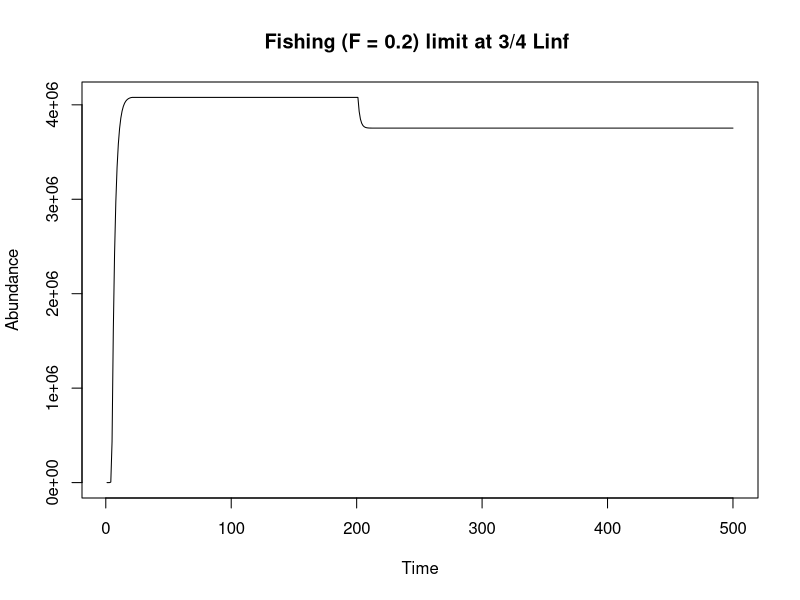

The R script that drew this image:
rm(list=ls(all=TRUE))
library(reshape)
 #library(ggplot2)
 library(plyr)
library(fields)

#Model parameters:
Npop=100  #initial pop size (not important)
Tmax=500 #max years
Tfishing=200 #when we start fishing
Trecovery=500 #stop fishing 
  
  fishatmat=F # this switches which type of fishing (and graphing) we choose. If true, it graphs all life history graphs and age-selective fishing
  #Life history parameters      	
   recruitsize=4
    Amax=18 #max age

 	amat=3 #age at maturation - this varies depending on the matration function chosen
	Linf=30 #max size
	 fishingsize = .75*Linf #size-selective fishery threshold size 
        
       k=.3   # Growth function param

	 	 
	  kappa=0.4  #natural mortality coef  
	 
	 eps=0.05 #natural mortality exp
	  
	  c= 10   #egg prod coef 
	  d=3 #egg &sperm prod exp
	  g = 7000000#sperm prod coef
	  v = 1 #mass-at-size coef
	  wexp = 3  #mass-at-size exp
	  h=1 #sperm fertilization effectiveness
 	    N0 = 100000*(Linf)       
  	    alpha = 1	
  	
  	    q=.8 #maturation ogive steepness (1 = very steep)
  
   mu_f=0.2 #fishing mortality
  #harvest = seq(0, 0.8, by = 0.1)
  harvest=c(0, mu_f)  
   
  fishB=rep(0, length(harvest))
  fishY=rep(0, length(harvest))
  fishP=rep(0, length(harvest))
 Recruits=rep(0, length(harvest))
    
    
    #set up matrices
N=matrix(nrow=Amax, ncol=Tmax, data=0)
 
W=matrix(nrow=Amax, ncol=1, data=1)
L=matrix(nrow=Amax, ncol=1, data=1)
mu=matrix(nrow=Amax, ncol=1, data=0)
E=matrix(nrow=Amax, ncol=Tmax, data=0)
S=matrix(nrow=1, ncol=Tmax, data=0)
P=matrix(nrow=1, ncol=Tmax)
B=matrix(nrow=1, ncol=Tmax)
Y=matrix(nrow=1, ncol=Tmax) 
 
 #set up vectors to hold age-specific variables 
Pmale=rep(0, Amax) #probability of sex change
fert=rep(0, Tmax) #fert probability
pmat=rep(0, Amax) #maturation probability
eggs=rep(0, Amax) #fecundity
mu=rep(0, Amax) #natural mortality
select=rep(0, Amax) #fishery selectivity

N[1, 1]=Npop #initial population size
L[1]=recruitsize #larval size at recruitment
 
 
  
#First: Define the age-specific growth, mortality, and maturation function
  
  for (a in 1:(Amax-1)) {
  	
  	
#GROWTH 
		 
	L[a+1]= Linf*(1-exp(-k)) + (L[a])*exp(-k) #length at age
     W[a]= v*L[a]^wexp #weight at age
     
#natural mortality
   mu[a]= kappa + eps/W[a]  #natural mortality function of Length (Lorenzen curve)
     
 
 #SIZE-DEP MATURATION
    #  pmat[a]= 1/(1+exp(-q*(L[a]-Lmat)))   #probability an indvidual of age a is mature - logistic function of length  


###  AGE-DEP MATURATION:
       pmat[a]= 1/(1+exp(-q*(a-amat))) 
     #pmat[a]=ifelse( a < amat, 0, 1)     #knife edge maturation
     
     
 #FISHING SELECTIVITY    
     #JUST AFTER AGE AT MATURATION
     if(fishatmat==1) {
   select[a] = ifelse( a < amat+1, 0, 1)  #knife edge gear selectivity right after maturation  
        } else {
      #JUST AFTER SIZE AT MATURATION
       #select[a]= ifelse( L[a] < (Lmat), 0, 1)  #gear selectivity same for all fish > maturation
      ##SIZE THRESHOLD
      	select[a] = ifelse(L[a]< fishingsize, 0, 1)     
          }
 #FECUNDITY
       eggs[a]= c*L[a]^wexp #fecundity is a function of individual mass-at-age 
 
   } #end 1st age loop
# plot(mu~W, type="l")


#Now for these age specific rates, simulate pop dynamics through time       
 for(t in 1:(Tmax-1)) {
	 
   
E[,t]=N[, t]*pmat*eggs  #assuming spawning occurs between 1 t and the next
 
P[t]= sum(E[,t])  #assuming fertilization is 100%
  
  	beta= (alpha*P[t]-1)/(N0*P[t])  
    
 N[1,t+1]= alpha*P[t]/(1+beta*P[t]) #this is the N_0 class that is born and enters in the next time step.. 
 
     for (age in 1:(Amax-1)) {
      
   Fishing= if (Tfishing < t & Trecovery > t) {
   				Fishing = select[age]*mu_f } else {
   				Fishing = 0
                     }
    
 	N[age+1,t+1] = N[age, t]*exp(-mu[age]-Fishing)
 	B[t]=sum(N[,t]*W)
 	Y[t]=sum((N[,t]*W) * (1-exp(-mu[age]-Fishing)) *(Fishing/(mu[age]+Fishing)))
 	
 	
 	 #assuming mortality happens after spawning
		
    } #end second age loop
    
   
       } #end t loop
     sums=colSums(N[amat:Amax,]) #calculate spawning popsize at each time
 
    
  LEP_unfished=sum(E[,Tfishing-2])
  LEP_fished=sum(E[,Tfishing+10])
  SPR=LEP_fished/LEP_unfished
 
  # quartz()
 # par(mfrow=c(2,2))
 
 if(fishatmat==1) {
 
 quartz()
 par(mfrow=c(3,2))

   plot(1:Amax, L, type="l", main="von Bert growth", ylab="Size", xlab="Age")
    legend("bottomright", legend=c( paste("Linf = ", Linf), paste("von Bert k = ", k)))

   plot(1:(Amax-1), eggs[-Amax]*pmat[-Amax], type="l", main="Age-specific Fecundity", ylab="Number of female progeny", xlab= "Age")
    legend("bottomright", legend=c(paste("50% mature at age", amat)))

   
  P_= 1:N0
  R=alpha*P_/(1+beta*P_)
   plot(P_, R, type="l", main="Beverton Holt Recruitment", xlab="Eggs(t)", ylab="Recruits(t+1)")
    legend("bottomright", legend=c(paste("alpha = ", round(alpha,6)), paste("beta = ", round(beta, 6))))

   
  
   plot(sums[1:(Tmax-1)], N[amat,2:Tmax], main="Stock Recruitment Curve", xlab="Spawners", ylab="1st time spawners", type="l", lwd=1.5)
  #abline(coef=c(0,1),  lwd=.5)
   
    legend("bottomright", legend=c(paste("M = ", kappa)))
  
   
   plot(1:Tmax, sums, type="l", main = "Fishing (F = 0.2) one year after maturity", xlab="Time", ylab="Abundance")
   legend("bottomright", legend=c( paste("Fishing mature fish only: SPR = ", round(SPR, 2))))
  } else {
  
  plot(1:Tmax, sums, type="l", main = "Fishing (F = 0.2) limit at 3/4 Linf ", xlab="Time", ylab="Abundance")
  #legend("bottomright", legend=c( paste("Fishing based on size: SPR = ", round(SPR, 2))))


   }
  
